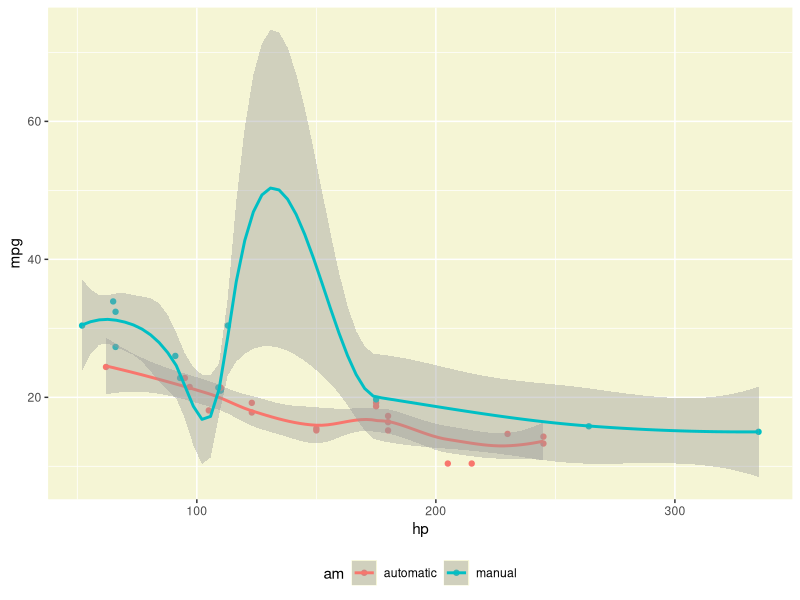
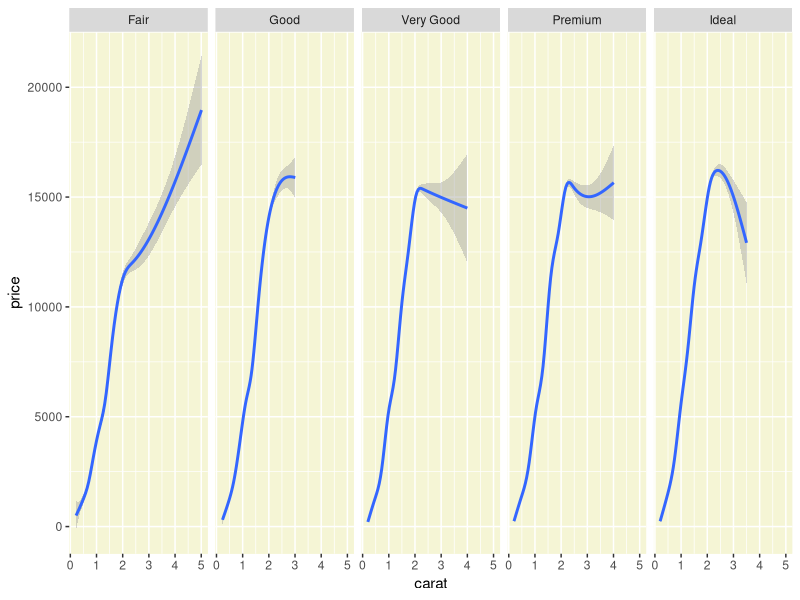
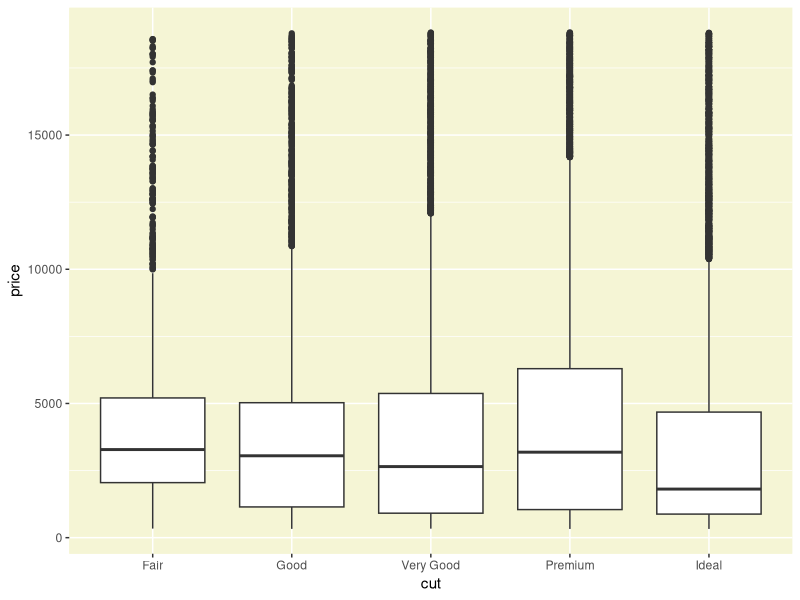

Source code (R) for these figures, in order:
## ---- chunk 1
library(tufte)

# tufte版本变化之后更新knitr缓存
knitr::opts_chunk$set(tidy = FALSE, cache.extra = packageVersion('tufte'))
options(htmltools.dir.version = FALSE)
## ---- chunk 2
library(ggplot2)
par(bg = "#f5f5d5")
mtcars2 <- mtcars
mtcars2$am <- factor(
  mtcars$am, labels = c('automatic', 'manual')
)
ggplot(mtcars2, aes(hp, mpg, color = am)) +
  geom_point() + geom_smooth() +
  theme(legend.position = 'bottom')+ theme(panel.background = element_rect(fill = '#f5f5d5', colour = '#f5f5d5'))
## ---- chunk 3
par(bg = "#f5f5d5")
ggplot(diamonds, aes(carat, price)) + geom_smooth() +
  facet_grid(~ cut) + theme(panel.background = element_rect(fill = '#f5f5d5', colour = '#f5f5d5'))
## ---- chunk 4
ggplot(diamonds, aes(cut, price)) + geom_boxplot() + theme(panel.background = element_rect(fill = '#f5f5d5', colour = '#f5f5d5'))
## ---- chunk 5
knitr::kable(
  mtcars[1:6, 1:6], caption = 'mtcars数据的前几行。'
)
## ---- chunk 6
# create a bib file for the R packages used in this document
knitr::write_bib(c('base', 'rmarkdown'), file = 'skeleton.bib')
